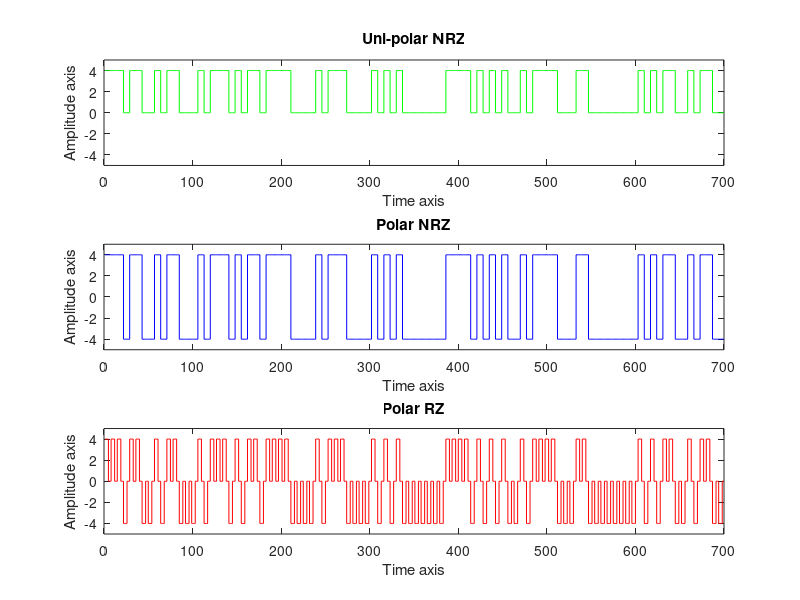
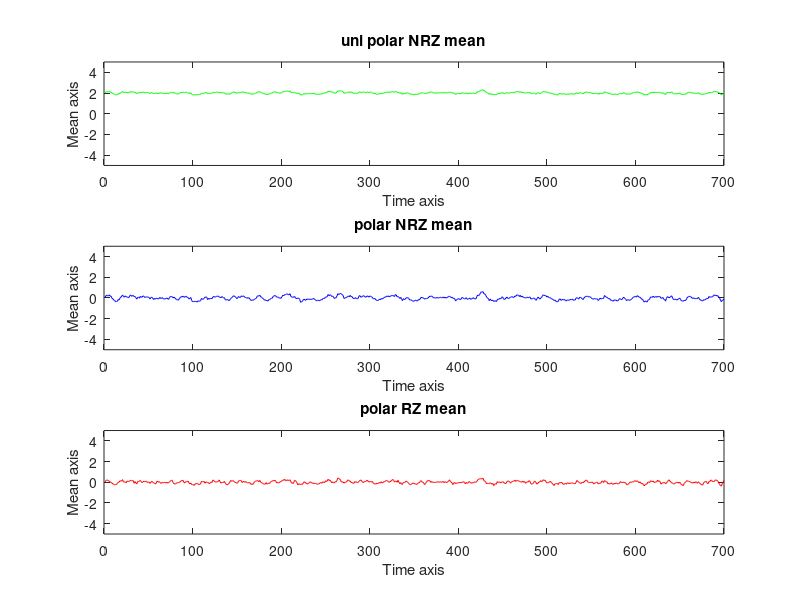
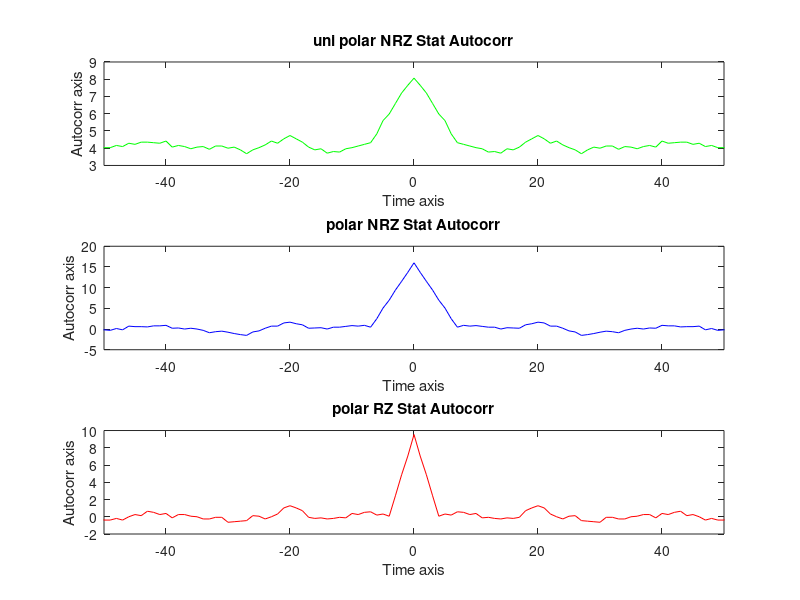
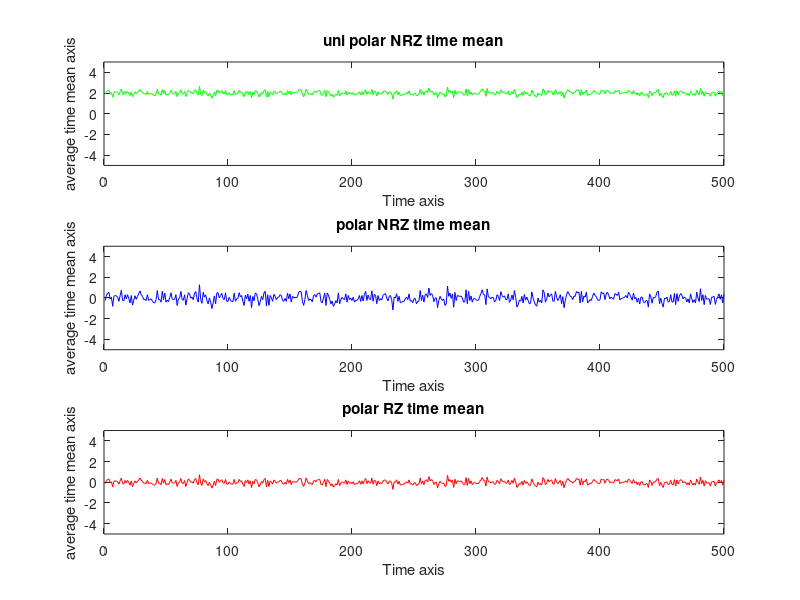

These figures' MATLAB source, in order:
clear;
clc;
close all;

%% Data Generation
A = 4; % amplitude of line code
rows_num = 500; % number of realizations
real_length = 100; % length of realization (in bits)
samples_num = 7; % number of samples per bit
samples_per_real = samples_num * real_length; % total samples per realization (700 samples)
fs = 100; % sampling frequency

Data = randi([0,1], rows_num, real_length+1);

%% Generation of polar_NRZ realizations
polar_NRZ_amplitude = (2 * Data - 1) * A;
polar_NRZ_reals = repelem(polar_NRZ_amplitude, 1, samples_num);

%% Generation of uni_polar_NRZ realizations
uni_polar_NRZ_amplitude = Data * A;
uni_polar_NRZ_reals = repelem(uni_polar_NRZ_amplitude, 1, samples_num);

%% Generation of polar_RZ realizations
polar_RZ_reals = polar_NRZ_reals;
for i = 1:rows_num
    for j = 5:7:705
        polar_RZ_reals(i, j:j+2) = 0;
    end
end

%% Random initial time shift
start_indices = randi([0, 6], rows_num, 1);
Rndm_shift_polar_NRZ = zeros(rows_num, samples_per_real);
Rndm_shift_uni_polar_NRZ = zeros(rows_num, samples_per_real);
Rndm_shift_polar_RZ = zeros(rows_num, samples_per_real);

%% Generation of random initial time shift versions of line codes
for i = 1:rows_num
    start_index = start_indices(i);
    end_index = samples_per_real + start_index;
    Rndm_shift_polar_NRZ(i, :) = polar_NRZ_reals(i, start_index+1:end_index);
    Rndm_shift_uni_polar_NRZ(i, :) = uni_polar_NRZ_reals(i, start_index+1:end_index);
    Rndm_shift_polar_RZ(i, :) = polar_RZ_reals(i, start_index+1:end_index);
end

%% Display the final line codes
figure("Name", "Line Codes");

% Uni-polar NRZ
subplot(3,1,1);
stairs(Rndm_shift_uni_polar_NRZ(1, :), 'g');
axis([0 700 -(A+1) (A+1)]);
xlabel("Time axis");
ylabel("Amplitude axis");
title("Uni-polar NRZ");

% Polar NRZ
subplot(3,1,2);
stairs(Rndm_shift_polar_NRZ(1, :), 'b');
axis([0 700 -(A+1) (A+1)]);
xlabel("Time axis");
ylabel("Amplitude axis");
title("Polar NRZ");

% Polar RZ
subplot(3,1,3);
stairs(Rndm_shift_polar_RZ(1, :), 'r');
axis([0 700 -(A+1) (A+1)]);
xlabel("Time axis");
ylabel("Amplitude axis");
title("Polar RZ");

%% Question (1) >> Statistical or ensemble mean
Col_Sum_pol_NRZ = zeros(1, samples_per_real); % initialization of sum matrix
Col_Sum_uni_pol_NRZ = zeros(1, samples_per_real); % initialization of sum matrix
Col_Sum_pol_RZ = zeros(1, samples_per_real); % initialization of sum matrix

for k = 1 : samples_per_real
    for j = 1 : rows_num
        Col_Sum_pol_NRZ(k) = Col_Sum_pol_NRZ(k) + Rndm_shift_polar_NRZ(j, k);
        Col_Sum_uni_pol_NRZ(k) = Col_Sum_uni_pol_NRZ(k) + Rndm_shift_uni_polar_NRZ(j, k);
        Col_Sum_pol_RZ(k) = Col_Sum_pol_RZ(k) + Rndm_shift_polar_RZ(j, k);
    end
end

%Averaging the vector values over the number of realizations
pol_NRZ_Stat_mean = Col_Sum_pol_NRZ .* (1 / rows_num);
uni_pol_NRZ_Stat_mean = Col_Sum_uni_pol_NRZ .* (1 / rows_num);
pol_RZ_Stat_mean = Col_Sum_pol_RZ .* (1 / rows_num);

% plotting the Statistical mean
t = 1 : samples_per_real; % samples_per_real = 7*100 = 700
figure("name", "Statistical mean plot");

% stat_mean of uni polar NRZ
subplot(3,1,1);
plot(t, uni_pol_NRZ_Stat_mean,'g');
axis([0 700 -(A+1) (A+1)]); % x-axis = 0:700 & y-axis = -5:5
xlabel("Time axis");
ylabel("Mean axis");
title("uni polar NRZ mean");

% stat_mean of polar NRZ
subplot(3,1,2);
plot(t, pol_NRZ_Stat_mean,'b');
axis([0 700 -(A+1) (A+1)]); % x-axis = 0:700 & y-axis = -5:5
xlabel("Time axis");
ylabel("Mean axis");
title("polar NRZ mean");

% stat_mean of polar RZ
subplot(3,1,3);
plot(t, pol_RZ_Stat_mean,'r');
axis([0 700 -(A+1) (A+1)]); % x-axis = 0:700 & y-axis = -5:5
xlabel("Time axis");
ylabel("Mean axis");
title("polar RZ mean");
%% Question (2) >> Statistical Autocorrelation
averages_pol_NRZ = zeros(1, 700);
averages_uni_pol_NRZ = zeros(1, 700);
averages_pol_RZ = zeros(1, 700);

for i = 0:699
    result_column_pol_NRZ = Rndm_shift_polar_NRZ(:, 1) .* Rndm_shift_polar_NRZ(:, i+1);
    averages_pol_NRZ(i+1) = mean(result_column_pol_NRZ);
end

for i = 0:699
    result_column_uni_pol_NRZ = Rndm_shift_uni_polar_NRZ(:, 1) .* Rndm_shift_uni_polar_NRZ(:, i+1);
    averages_uni_pol_NRZ(i+1) = mean(result_column_uni_pol_NRZ);
end

for i = 0:699
    result_column_pol_RZ = Rndm_shift_polar_RZ(:, 1) .* Rndm_shift_polar_RZ(:, i+1);
    averages_pol_RZ(i+1) = mean(result_column_pol_RZ);
end

t = -699 : 699;
figure("name", "Statistical Autocorrelation");

% stat_autocorr of uni polar NRZ
stat_autocorr_uni_pol_NRZ = fliplr(averages_uni_pol_NRZ);
averages_combined_uni_pol_NRZ = [stat_autocorr_uni_pol_NRZ, averages_uni_pol_NRZ(2:700)];
subplot(3,1,1);
plot(t, averages_combined_uni_pol_NRZ,'g');
xlim([-50 50]);
xlabel("Time axis");
ylabel("Autocorr axis");
title("uni polar NRZ Stat Autocorr");

% time_autocorr of polar NRZ
stat_autocorr_pol_NRZ = fliplr(averages_pol_NRZ);
averages_combined_pol_NRZ = [stat_autocorr_pol_NRZ, averages_pol_NRZ(2:700)];
subplot(3,1,2);
plot(t, averages_combined_pol_NRZ,'b');
xlim([-50 50]);
xlabel("Time axis");
ylabel("Autocorr axis");
title("polar NRZ Stat Autocorr");

% time_autocorr of polar RZ
stat_autocorr_pol_RZ = fliplr(averages_pol_RZ);
averages_combined_pol_RZ = [stat_autocorr_pol_RZ, averages_pol_RZ(2:700)];
subplot(3,1,3);
plot(t, averages_combined_pol_RZ,'r');
xlim([-50 50]);
xlabel("Time axis");
ylabel("Autocorr axis");
title("polar RZ Stat Autocorr");

%% Question (4) >> average time mean
% initilize mean vectors
polar_NRZ_time_mean = zeros(500, 1);
uni_polar_NRZ_time_mean = zeros(500, 1);
polar_RZ_time_mean = zeros(500, 1);

for i = 1: 700
    polar_NRZ_time_mean = polar_NRZ_time_mean + Rndm_shift_polar_NRZ (: , i);
    uni_polar_NRZ_time_mean = uni_polar_NRZ_time_mean + Rndm_shift_uni_polar_NRZ (: , i);
    polar_RZ_time_mean = polar_RZ_time_mean + Rndm_shift_polar_RZ (: , i);
end

%Averaging the vector values over the time
polar_NRZ_time_mean = polar_NRZ_time_mean /700;
uni_polar_NRZ_time_mean = uni_polar_NRZ_time_mean /700;
polar_RZ_time_mean = polar_RZ_time_mean /700;

t = 1 : 500;
figure("name", " average time mean plot");

% time_mean of uni polar NRZ
subplot(3,1,1);
plot(t,uni_polar_NRZ_time_mean,'g');
axis([0 500 -(A+1) (A+1)]); % x-axis = 0:700 & y-axis = -5:5
xlabel("Time axis");
ylabel("average time mean axis");
title("uni polar NRZ time mean");

% time_mean of polar NRZ
subplot(3,1,2);
plot(t,polar_NRZ_time_mean,'b');
axis([0 500 -(A+1) (A+1)]); % x-axis = 0:700 & y-axis = -5:5
xlabel("Time axis");
ylabel("average time mean axis");
title("polar NRZ time mean");

% time_mean of polar RZ
subplot(3,1,3);
plot(t,polar_RZ_time_mean,'r');
axis([0 500 -(A+1) (A+1)]); % x-axis = 0:700 & y-axis = -5:5
xlabel("Time axis");
ylabel("average time mean axis");
title("polar RZ time mean");
